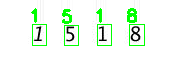
#> input picture ML_Learning/captcha/image_1518.png, 190 x 76 px; its folder holds only this picture in this run
$ python annotate.py --input . --annot .
#> lines starting #> are read from the running program, lines starting #| are printed output that depends on the picture; after the words box and inside, x2 and y2 are one past the last pixel; in counts of white or black regions, pixels touching at a corner belong together
from imutils import paths
import argparse
import imutils
import cv2
import os


# --input : input path to raw captcha images - downloads directory
# --annot : output path to where will be storing the labeled digits - dataset directory
ap = argparse.ArgumentParser()
ap.add_argument("-i", "--input", required=True, help="path to input directory")
ap.add_argument("-a", "--annot", required=True, help="path to output directory of annotations")
args = vars(ap.parse_args())


# grab the image paths then initialize the directory of character counts
imagePaths = list(paths.list_images(args["input"]))
counts = {}


# loop over the image paths
for (i, imagePath) in enumerate(imagePaths):
    # display an update to the user
    print("[INFO] processing image {}/{}".format(i + 1, len(imagePaths)))

    # load image and convert it to grayscale, then pad image
    # (with 8 pixels in every direction) to ensure digits caught
    # on the border of the image are retained (in case any digit is touching the border)
    # threshold the image to reveal the digits
    # find contours in the image, keeping only the four largest ones
    try:
        image = cv2.imread(imagePath)
#> image is the input picture: shape (76, 190, 3); mean B, G, R 240.9, 251.3, 240.9
        gray = cv2.cvtColor(image, cv2.COLOR_BGR2GRAY)
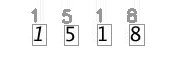
#> gray: shape (76, 190); min 0, max 255, mean 247
        gray = cv2.copyMakeBorder(gray, 8, 8, 8, 8, cv2.BORDER_REPLICATE)
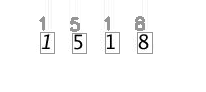
#> gray: shape (92, 206); min 0, max 255, mean 248.9
        thresh = cv2.threshold(gray, 0, 255, cv2.THRESH_BINARY_INV | cv2.THRESH_OTSU)[1]
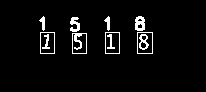
#> thresh: shape (92, 206); 4.4% white in thin lines or dots, all inside (x1, y1, x2, y2) = (39, 16, 153, 54)
        cnts = cv2.findContours(thresh.copy(), cv2.RETR_EXTERNAL, cv2.CHAIN_APPROX_SIMPLE)
#> cnts = 8 contours; box (x1, y1, x2, y2) and area: (137, 32, 153, 54) 315, (105, 32, 120, 54) 294, (40, 32, 55, 54) 294, (72, 33, 87, 54) 280, (135, 16, 145, 31) 113, (70, 17, 80, 32) 65, (104, 16, 110, 31) 34, (39, 16, 45, 31) 34
        cnts = imutils.grab_contours(cnts)
        cnts = sorted(cnts, key=cv2.contourArea, reverse=True)[:4]
#> cnts = 4 contours; box (x1, y1, x2, y2) and area: (137, 32, 153, 54) 315, (105, 32, 120, 54) 294, (40, 32, 55, 54) 294, (72, 33, 87, 54) 280

        for c in cnts:  # extract each contour
            (x, y, w, h) = cv2.boundingRect(c)
            roi = gray[y - 5:y + h, x - 5:x + w + 5]

            # display the character, making it large enough to see, wait for keypress
            # ROI - region of interest
            cv2.imshow("ROI", imutils.resize(roi, width=28))
            key = cv2.waitKey(0)    # the pressed key will be used as the label for the digit
            # if '-' key is pressed - ignore the character
            if key == ord("-"):
                print("[INFO] ignoring character")
                continue

            # grab the key that was pressed and construct the path to output directory
            key = chr(key).upper()
            dirPath = os.path.sep.join([args["annot"], key])

            # if the output directory does not exist, create it
            if not os.path.exists(dirPath):
                os.makedirs(dirPath)

            # write labeled character to file
            count = counts.get(key, 1)
            p = os.path.sep.join([dirPath, "{}.png".format(str(count).zfill(6))])
            cv2.imwrite(p, roi)

            # increment the count for the current key
            counts[key] = count + 1
#> this loop made 4 passes; (key Esc is pressed on pass 1)
#> (c, x, y, w, h, count) on passes 1, 2, 4: ([[137, 32], [137, 53], [152, 53], [152, 32]], 137, 32, 16, 22, 1), ([[105, 32], [105, 53], [119, 53], [119, 32]], 105, 32, 15, 22, 1), ([[72, 33], [72, 53], [86, 53], [86, 33]], 72, 33, 15, 21, 2)
#> (c, x, y, w, h, key, count) on pass 3: ([[40, 32], [40, 53], [54, 53], [54, 32]], 40, 32, 15, 22, ' ', 1)
#> pass 1, `roi = gray[y - 5:y + h, x - 5:x + w + 5]`:
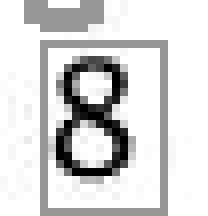
#> roi: shape (27, 26) (shown 8 times larger); min 0, max 255, mean 214.1
#> pass 1, `cv2.imshow("ROI", imutils.resize(roi, width=28))`:
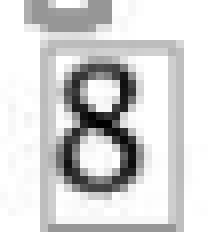
#> window 'ROI': shape (29, 28) (shown 8 times larger); min 1, max 255, mean 214
#> pass 2, `cv2.imshow("ROI", imutils.resize(roi, width=28))`:
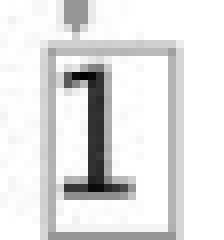
#> window 'ROI': shape (30, 28) (shown 8 times larger); min 1, max 255, mean 226.9
#> after the loop:
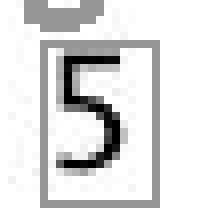
#> roi: shape (26, 25) (shown 8 times larger); min 0, max 255, mean 219.4
#> after the loop, counts = 3 items


    # trying to control-c out of the script, so break from the loop (still need to press a key
    # for the active window to trigger this)
    except KeyboardInterrupt:
        print("[INFO] manually leaving script")
        break

    # an unknown error has occured for this particular image
    except:
        print("[INFO] skipping image...")

$ run again, on ML_Learning/captcha/image_4348.png
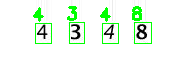
#> input picture ML_Learning/captcha/image_4348.png, 190 x 76 px
#> image is the input picture: shape (76, 190, 3); mean B, G, R 238.7, 250.1, 238.7
#> `thresh = cv2.threshold(gray, 0, 255, cv2.THRESH_BINARY_INV | cv2.THRES..`:
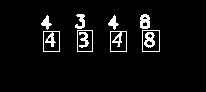
#> thresh: shape (92, 206); 5.1% white in thin lines or dots, all inside (x1, y1, x2, y2) = (41, 14, 160, 52)
#> `cnts = cv2.findContours(thresh.copy(), cv2.RETR_EXTERNAL, cv2.CHAIN_AP..`: cnts = 8 contours; box (x1, y1, x2, y2) and area: (142, 30, 160, 52) 357, (110, 31, 127, 52) 320, (43, 31, 60, 52) 320, (77, 30, 93, 52) 315, (140, 14, 150, 29) 113, (75, 14, 85, 29) 62, (108, 15, 119, 30) 58, (41, 15, 52, 30) 58
#> `cnts = sorted(cnts, key=cv2.contourArea, reverse=True)[:4]`: cnts = 4 contours; box (x1, y1, x2, y2) and area: (142, 30, 160, 52) 357, (110, 31, 127, 52) 320, (43, 31, 60, 52) 320, (77, 30, 93, 52) 315
#> the loop `for c in cnts:` made 4 passes; (key Esc is pressed on pass 1)
#> (c, x, y, w, h, count) on passes 1, 2, 4: ([[142, 30], [142, 51], [159, 51], [159, 30]], 142, 30, 18, 22, 1), ([[110, 31], [110, 51], [126, 51], [126, 31]], 110, 31, 17, 21, 1), ([[77, 30], [77, 51], [92, 51], [92, 30]], 77, 30, 16, 22, 2)
#> after the loop `for c in cnts:`:
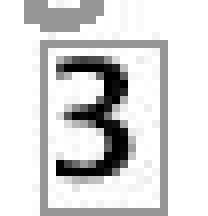
#> roi: shape (27, 26) (shown 8 times larger); min 0, max 255, mean 214.3
#> after the loop `for c in cnts:`: counts = 3 items

$ run again, on ML_Learning/captcha/image_5641.png
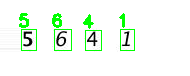
#> input picture ML_Learning/captcha/image_5641.png, 190 x 76 px
#> image is the input picture: shape (76, 190, 3); mean B, G, R 240.1, 250.9, 240.1
#> `thresh = cv2.threshold(gray, 0, 255, cv2.THRESH_BINARY_INV | cv2.THRES..`:
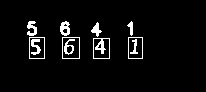
#> thresh: shape (92, 206); 4.8% white in thin lines or dots, all inside (x1, y1, x2, y2) = (27, 21, 143, 59)
#> `cnts = cv2.findContours(thresh.copy(), cv2.RETR_EXTERNAL, cv2.CHAIN_AP..`: cnts = 8 contours; box (x1, y1, x2, y2) and area: (62, 37, 80, 59) 357, (93, 38, 110, 59) 320, (29, 37, 45, 59) 315, (128, 37, 143, 59) 294, (60, 21, 70, 36) 100, (27, 21, 37, 36) 65, (91, 22, 102, 37) 58, (127, 21, 133, 36) 34
#> `cnts = sorted(cnts, key=cv2.contourArea, reverse=True)[:4]`: cnts = 4 contours; box (x1, y1, x2, y2) and area: (62, 37, 80, 59) 357, (93, 38, 110, 59) 320, (29, 37, 45, 59) 315, (128, 37, 143, 59) 294
#> the loop `for c in cnts:` made 4 passes; (key Esc is pressed on pass 1)
#> (c, x, y, w, h, count) on passes 1, 2, 4: ([[62, 37], [62, 58], [79, 58], [79, 37]], 62, 37, 18, 22, 1), ([[93, 38], [93, 58], [109, 58], [109, 38]], 93, 38, 17, 21, 1), ([[128, 37], [128, 58], [142, 58], [142, 37]], 128, 37, 15, 22, 2)
#> after the loop `for c in cnts:`:
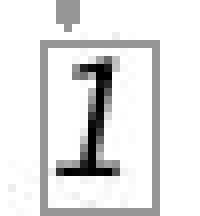
#> roi: shape (27, 25) (shown 8 times larger); min 0, max 255, mean 227.1
#> after the loop `for c in cnts:`: counts = 3 items

$ run again, on ML_Learning/captcha/image_2572.png
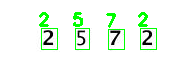
#> input picture ML_Learning/captcha/image_2572.png, 190 x 76 px
#> image is the input picture: shape (76, 190, 3); mean B, G, R 239.6, 250.6, 239.6
#> thresh: shape (92, 206); 4.9% white in thin lines or dots, all inside (x1, y1, x2, y2) = (47, 20, 165, 58)
#> `cnts = cv2.findContours(thresh.copy(), cv2.RETR_EXTERNAL, cv2.CHAIN_AP..`: cnts = 8 contours; box (x1, y1, x2, y2) and area: (148, 36, 165, 58) 336, (49, 36, 66, 58) 336, (116, 37, 133, 58) 320, (83, 36, 98, 58) 294, (81, 20, 91, 35) 65, (146, 20, 156, 35) 62, (47, 20, 57, 35) 62, (114, 21, 124, 36) 42
#> `cnts = sorted(cnts, key=cv2.contourArea, reverse=True)[:4]`: cnts = 4 contours; box (x1, y1, x2, y2) and area: (148, 36, 165, 58) 336, (49, 36, 66, 58) 336, (116, 37, 133, 58) 320, (83, 36, 98, 58) 294
#> the loop `for c in cnts:` made 4 passes; (key Esc is pressed on pass 1)
#> (c, x, y, w, h, count) on passes 1, 2, 4: ([[148, 36], [148, 57], [164, 57], [164, 36]], 148, 36, 17, 22, 1), ([[49, 36], [49, 57], [65, 57], [65, 36]], 49, 36, 17, 22, 1), ([[83, 36], [83, 57], [97, 57], [97, 36]], 83, 36, 15, 22, 2)
#> after the loop `for c in cnts:`:
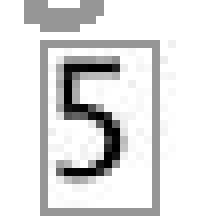
#> roi: shape (27, 25) (shown 8 times larger); min 0, max 255, mean 220.3
#> after the loop `for c in cnts:`: counts = 3 items
